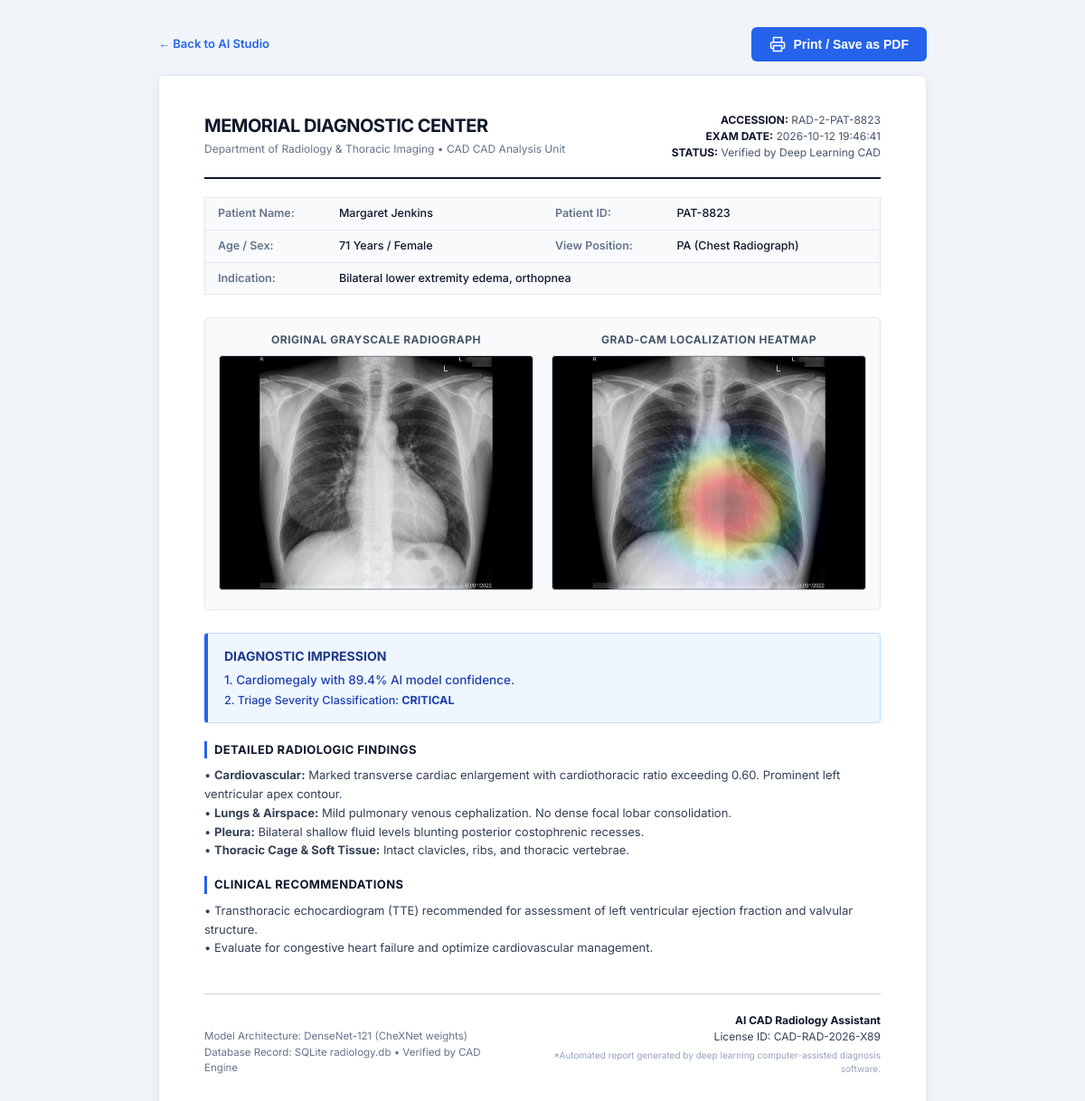
The page /report/2 on the database its author committed.
### tables this page shows
CREATE TABLE scans (
            id INTEGER PRIMARY KEY AUTOINCREMENT,
            patient_id TEXT NOT NULL,
            scan_date DATETIME DEFAULT CURRENT_TIMESTAMP,
            original_image_path TEXT NOT NULL,
            heatmap_image_path TEXT NOT NULL,
            original_filename TEXT,
            view_position TEXT DEFAULT 'PA',
            clinical_indication TEXT,
            primary_finding TEXT NOT NULL,
            confidence REAL NOT NULL,
            severity TEXT NOT NULL,
            findings_json TEXT NOT NULL,
            report_text TEXT NOT NULL,
            created_at DATETIME DEFAULT CURRENT_TIMESTAMP,
            FOREIGN KEY (patient_id) REFERENCES patients(patient_id)
        );

CREATE TABLE patients (
            id INTEGER PRIMARY KEY AUTOINCREMENT,
            patient_id TEXT UNIQUE NOT NULL,
            full_name TEXT NOT NULL,
            age INTEGER,
            gender TEXT,
            created_at DATETIME DEFAULT CURRENT_TIMESTAMP
        );

### app.py (the view)
@app.route('/report/<int:scan_id>')
def view_printable_report(scan_id):
    scan = database.get_scan_by_id(scan_id)
    if not scan:
        return "Scan not found", 404
    return render_template('report_print.html', scan=scan)

### database.py (called while the page is built)
def get_db_connection():
    conn = sqlite3.connect(DB_PATH)
    conn.row_factory = sqlite3.Row
    return conn

def get_scan_by_id(scan_id):
    conn = get_db_connection()
    cursor = conn.cursor()
    cursor.execute('''
        SELECT s.*, p.full_name, p.age, p.gender
        FROM scans s
        LEFT JOIN patients p ON s.patient_id = p.patient_id
        WHERE s.id = ?
    ''', (scan_id,))
    row = cursor.fetchone()
    conn.close()
    if row:
        data = dict(row)
        try:
            data['findings'] = json.loads(data['findings_json'])
        except Exception:
            data['findings'] = {}
        return data
    return None

### templates/report_print.html (shortened to what this page needs)
<!DOCTYPE html>
<html lang="en">
<head>
</head>
<body>
    <div class="action-bar">
        <a href="/" style="color: #2563eb; text-decoration: none; font-weight: 600;">← Back to AI Studio</a>
        <button class="btn-print" onclick="window.print()">
            <svg width="18" height="18" viewBox="0 0 24 24" fill="none" stroke="currentColor" stroke-width="2">
                <polyline points="6 9 6 2 18 2 18 9"></polyline>
                <path d="M6 18H4a2 2 0 0 1-2-2v-5a2 2 0 0 1 2-2h16a2 2 0 0 1 2 2v5a2 2 0 0 1-2 2h-2"></path>
                <rect x="6" y="14" width="12" height="8"></rect>
            </svg>
            Print / Save as PDF
        </button>
    </div>
    <div class="report-paper">
        <div class="clinic-header">
            <div class="clinic-title">
                <h1>Memorial Diagnostic Center</h1>
                <p>Department of Radiology & Thoracic Imaging • CAD CAD Analysis Unit</p>
            </div>
            <div class="report-meta">
                <p><strong>ACCESSION:</strong> RAD-{{ scan.id }}-{{ scan.patient_id }}</p>
                <p><strong>EXAM DATE:</strong> {{ scan.scan_date }}</p>
                <p><strong>STATUS:</strong> Verified by Deep Learning CAD</p>
            </div>
        </div>
        <table class="demographics-table">
            <tr>
                <td class="label">Patient Name:</td>
                <td class="value">{{ scan.full_name }}</td>
                <td class="label">Patient ID:</td>
                <td class="value">{{ scan.patient_id }}</td>
            </tr>
            <tr>
                <td class="label">Age / Sex:</td>
                <td class="value">{{ scan.age }} Years / {{ scan.gender }}</td>
                <td class="label">View Position:</td>
                <td class="value">{{ scan.view_position }} (Chest Radiograph)</td>
            </tr>
            <tr>
                <td class="label">Indication:</td>
                <td class="value" colspan="3">{{ scan.clinical_indication }}</td>
            </tr>
        </table>
        <div class="scans-preview-row">
            <div class="scan-column">
                <h4>Original Grayscale Radiograph</h4>
                <img src="{{ scan.original_image_path }}" alt="Original CXR">
            </div>
            <div class="scan-column">
                <h4>Grad-CAM Localization Heatmap</h4>
                <img src="{{ scan.heatmap_image_path }}" alt="Heatmap Overlay">
            </div>
        </div>
        <div class="impression-box">
            <h3>DIAGNOSTIC IMPRESSION</h3>
            <p>1. {{ scan.primary_finding }} with {{ (scan.confidence * 100)|round(1) }}% AI model confidence.</p>
            <p style="margin-top: 4px; font-size: 12.5px;">2. Triage Severity Classification: <strong>{{ scan.severity|upper }}</strong></p>
        </div>
        <div class="section-block">
            <div class="section-heading">Detailed Radiologic Findings</div>
            <div class="section-text">
                {% if scan.primary_finding == 'Pneumonia' %}
                <p>• <strong>Lungs & Airspace:</strong> Visible lobar airspace consolidation and opacity in the right lower lung zone. Adjacent bronchial margins are moderately thickened. No pneumothorax.</p>
                <p>• <strong>Cardiovascular:</strong> Cardiomediastinal contour is preserved within normal limits.</p>
                <p>• <strong>Pleura:</strong> Subtle reactive blunting of the right costophrenic sulcus without gross pleural effusion.</p>
                {% elif scan.primary_finding == 'Cardiomegaly' %}
                <p>• <strong>Cardiovascular:</strong> Marked transverse cardiac enlargement with cardiothoracic ratio exceeding 0.60. Prominent left ventricular apex contour.</p>
                <p>• <strong>Lungs & Airspace:</strong> Mild pulmonary venous cephalization. No dense focal lobar consolidation.</p>
                <p>• <strong>Pleura:</strong> Bilateral shallow fluid levels blunting posterior costophrenic recesses.</p>
                {% endif %}
                <p>• <strong>Thoracic Cage & Soft Tissue:</strong> Intact clavicles, ribs, and thoracic vertebrae.</p>
            </div>
        </div>
        <div class="section-block">
            <div class="section-heading">Clinical Recommendations</div>
            <div class="section-text">
                {% if scan.primary_finding == 'Pneumonia' %}
                <p>• Correlate with clinical inflammatory markers (CBC, ESR, CRP). Initiate appropriate antibiotic coverage per medical protocol.</p>
                <p>• Recommend repeat follow-up CXR in 4–6 weeks to confirm radiographic clearing.</p>
                {% elif scan.primary_finding == 'Cardiomegaly' %}
                <p>• Transthoracic echocardiogram (TTE) recommended for assessment of left ventricular ejection fraction and valvular structure.</p>
                <p>• Evaluate for congestive heart failure and optimize cardiovascular management.</p>
                {% else %}
                <p>• Routine medical follow-up as clinically indicated. No acute radiologic intervention needed.</p>
                {% endif %}
            </div>
        </div>
        <div class="doctor-signature">
            <div class="signature-line">
                <p>Model Architecture: DenseNet-121 (CheXNet weights)</p>
                <p>Database Record: SQLite radiology.db • Verified by CAD Engine</p>
            </div>
            <div class="signature-stamp">
                <strong>AI CAD Radiology Assistant</strong>
                <span>License ID: CAD-RAD-2026-X89</span>
                <p style="font-size: 10px; color: #94a3b8; margin-top: 4px;">*Automated report generated by deep learning computer-assisted diagnosis software.</p>
            </div>
        </div>
    </div>
</body>
</html>

### templates/report_print.html (style rules this page uses)
:root { --primary: #1e3a8a; --secondary: #0f172a; --border: #cbd5e1; --bg-light: #f8fafc; }
* { box-sizing: border-box; margin: 0; padding: 0; }
body { font-family: 'Inter', sans-serif; color: #1e293b; background: #f1f5f9; padding: 30px; font-size: 13px; line-height: 1.5; }
.report-paper { max-width: 850px; margin: 0 auto; background: #ffffff; padding: 40px 50px; border-radius: 6px; box-shadow: 0 4px 15px rgba(0,0,0,0.06); border: 1px solid #e2e8f0; }
.action-bar { max-width: 850px; margin: 0 auto 15px auto; display: flex; justify-content: space-between; align-items: center; }
.btn-print { background: #2563eb; color: #fff; border: none; padding: 10px 20px; border-radius: 6px; font-weight: 600; cursor: pointer; display: flex; align-items: center; gap: 8px; font-size: 14px; }
.clinic-header { display: flex; justify-content: space-between; align-items: flex-start; border-bottom: 2px solid #0f172a; padding-bottom: 18px; margin-bottom: 20px; }
.clinic-title h1 { font-size: 20px; color: #0f172a; letter-spacing: -0.5px; text-transform: uppercase; }
.clinic-title p { color: #64748b; font-size: 12px; margin-top: 2px; }
.report-meta { text-align: right; font-size: 12px; color: #475569; }
.report-meta strong { color: #0f172a; }
.demographics-table { width: 100%; border-collapse: collapse; background: #f8fafc; border: 1px solid #e2e8f0; border-radius: 4px; margin-bottom: 25px; }
.demographics-table td { padding: 8px 14px; border-bottom: 1px solid #e2e8f0; font-size: 12.5px; }
.demographics-table td.label { width: 18%; color: #64748b; font-weight: 600; }
.demographics-table td.value { width: 32%; color: #0f172a; font-weight: 500; }
.scans-preview-row { display: grid; grid-template-columns: 1fr 1fr; gap: 20px; margin-bottom: 25px; padding: 15px; background: #f8fafc; border: 1px solid #e2e8f0; border-radius: 6px; }
.scan-column { text-align: center; }
.scan-column h4 { font-size: 12px; text-transform: uppercase; color: #475569; margin-bottom: 8px; letter-spacing: 0.5px; }
.scan-column img { width: 100%; max-height: 260px; object-fit: contain; background: #000; border-radius: 4px; border: 1px solid #cbd5e1; }
.section-block { margin-bottom: 18px; }
.section-heading { font-size: 13px; font-weight: 700; text-transform: uppercase; color: #0f172a; border-left: 3px solid #2563eb; padding-left: 8px; margin-bottom: 8px; letter-spacing: 0.4px; }
.section-text { color: #334155; font-size: 13px; line-height: 1.6; }
.impression-box { background: #eff6ff; border: 1px solid #bfdbfe; border-left: 4px solid #2563eb; padding: 14px 18px; border-radius: 4px; margin: 20px 0; }
.impression-box h3 { font-size: 14px; color: #1e3a8a; margin-bottom: 6px; }
.impression-box p { color: #1e40af; font-weight: 500; font-size: 13.5px; }
.doctor-signature { margin-top: 40px; display: flex; justify-content: space-between; align-items: flex-end; border-top: 1px solid #cbd5e1; padding-top: 20px; }
.signature-line { font-size: 11.5px; color: #64748b; }
.signature-stamp { text-align: right; font-size: 12px; color: #334155; }
.signature-stamp strong { display: block; color: #0f172a; }

### rows shown on the page
scans: id "2", patient_id "PAT-8823", scan_date "2026-10-12 19:46:41", view_position "PA", clinical_indication "Bilateral lower extremity edema, orthopnea", original_image_path (picture), heatmap_image_path (picture), primary_finding "Cardiomegaly", (scan.confidence*100)|round(1) "89.4", severity "CRITICAL"
patients: full_name "Margaret Jenkins", age "71", gender "Female"
